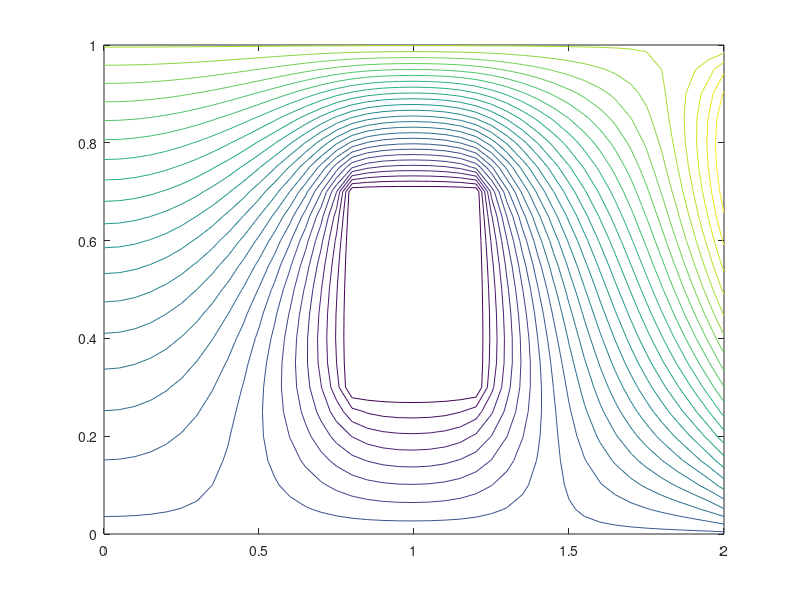
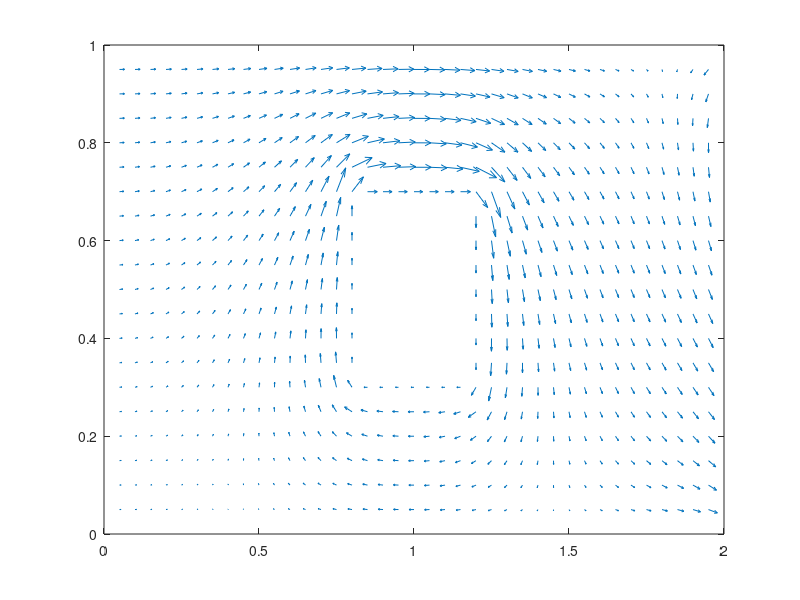

MATLAB code to generate these figures, in order:
h=0.05;
y=[0:.05:1]';
Aold=zeros(21,41);
for i=1:41
 Aold(21,i)=3;
 Aold(1,i)=1;
end
A=Aold;
w=1.785;
error=1;
itr=0;
while (error > 1e-5 & itr < 10000)
 itr=itr+1;
 for i=2:20 
     j=1;
     A(i,j)=w/4*(2*Aold(i,2)+Aold(i+1,j)+A(i-1,j))+(1-w)*Aold(i,j);
     for j=2:40
         if i>=7 & i<=15 & j>=17 & j <=25
         A(i,j)=0;
         else 
         A(i,j)=w/4*(Aold(i+1,j)+Aold(i,j+1)+A(i-1,j)+A(i,j-1))+(1-w)*Aold(i,j); 
        end
     end
     j=41;
     A(i,j)=w/(4-2*h)*(2*A(i,j-1)+A(i-1,j)+Aold(i+1,j)+2*h)+ (1-w)*Aold(i,j);
 end 
 errorold=error;
 error=max(max(abs(A-Aold)))
 errornew=error;
 spectral(itr)=errornew/errorold;
 Aold=A;
end
xi=[0:.05:2];
yi=[0:0.05:1];
figure(1);
contour(xi,yi,A,30)



Vy=-(A(2:20,3:41)-A(2:20,1:39))/2/h; % column x
Vx=(A(3:21,2:40)-A(1:19,2:40))/2/h;  % row y
 
c1=0; 
for i=1:19
 for j=1:39
 c1=c1+1; 
 xpos(c1)=j*.05;
 ypos(c1)=i*.05;
 vx(c1)=Vx(i,j);
 vy(c1)=Vy(i,j); 
 end
 end
figure(2);
quiver(xpos,ypos,vx,vy)